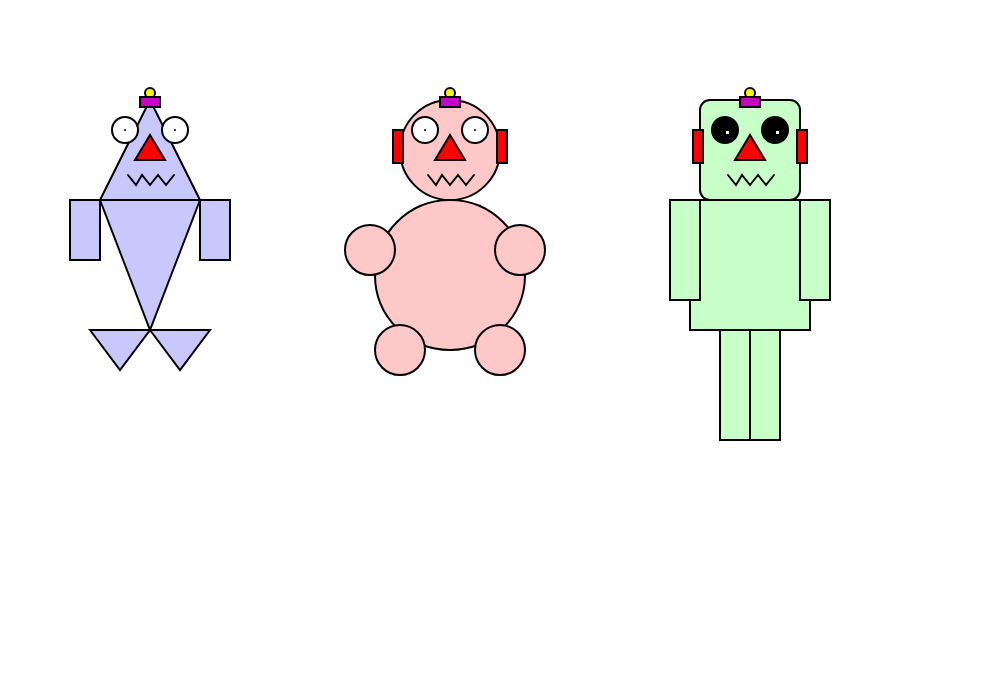
Frame 1 (no input)
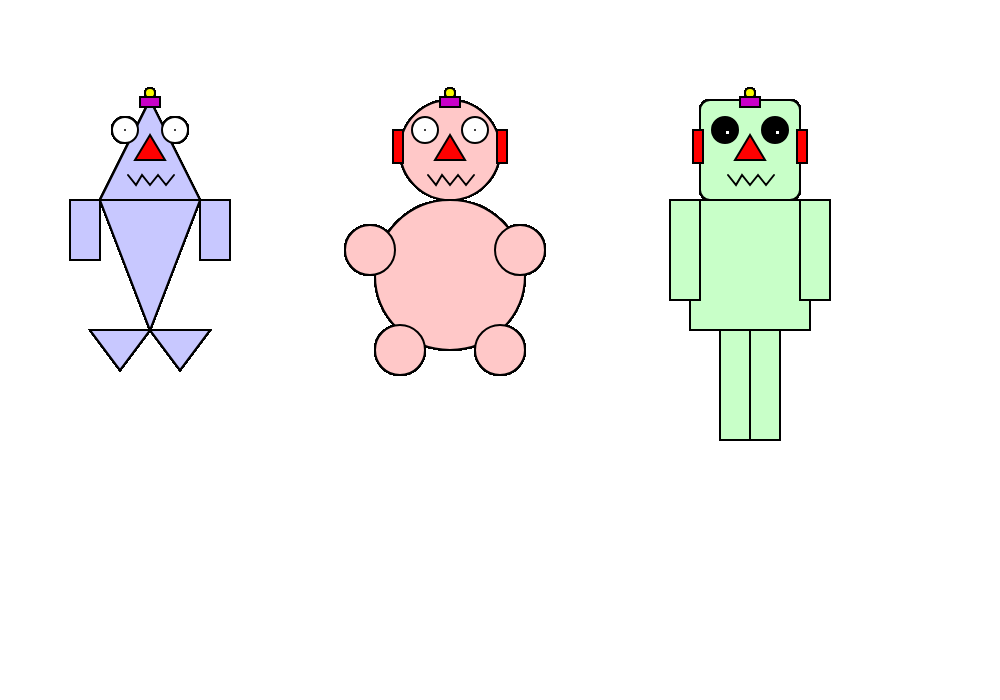
Frame 60 (no input)
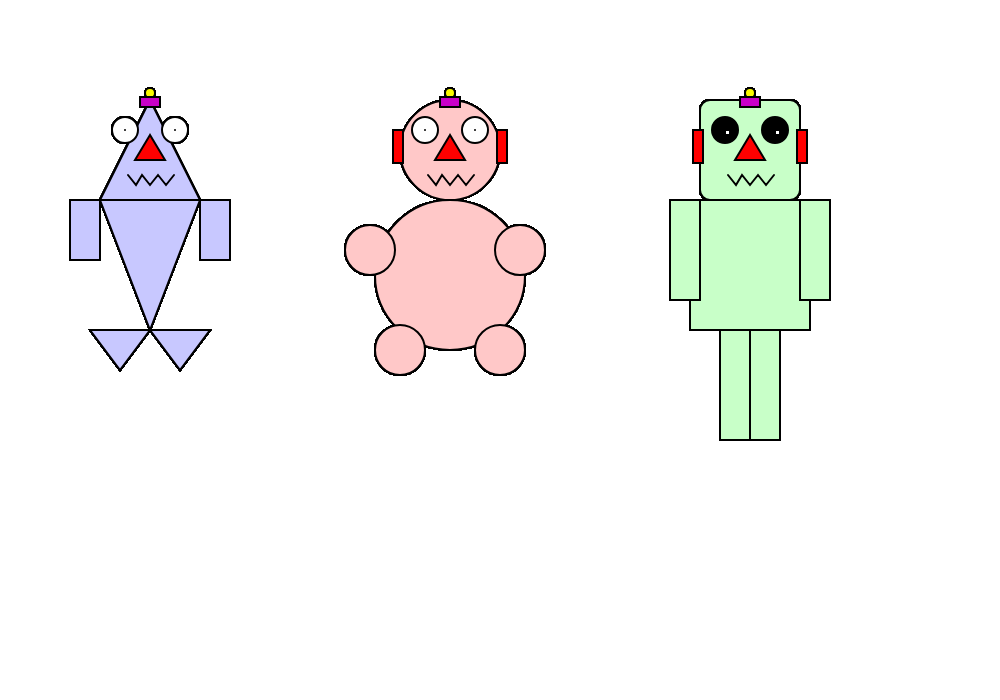
Frame 120 (the mouse pressed at the canvas centre since frame 60)

The p5.js sketch that drew these frames (run headless with seeded random() and noise() and a simulated clock; from frame 60 on, the mouse is pressed at the canvas centre):

// p5.js sketch
// ── sketch.js
function setup()
{
	//create a canvas for the robot
	createCanvas(1000, 700);
}

function draw()
{
	strokeWeight(2);

	//robot body 1 - delete this code and make your own robot body
	fill(200, 200, 255);
	triangle(100,200,150,330,200,200)
	rect(70, 200, 30, 60);
	rect(200, 200, 30, 60);
	triangle(90,330,120,370,150,330)
	triangle(150,330,180,370,210,330)

	//robot body 2 - delete this code and make your own robot body
	fill(255, 200, 200);
	ellipse(450, 275, 150, 150);
	ellipse(370, 250, 50,50);
	ellipse(520, 250, 50,50);
	ellipse(400, 350, 50, 50)
	ellipse(500, 350, 50, 50)

	


	//robot body 3 - delete this code and make your own robot body
	fill(200, 255, 200);
	rect(690, 200, 120, 130);
	rect(670, 200, 30, 100);
	rect(800, 200, 30, 100);
	rect(720, 330, 30, 110);
	rect(750, 330, 30, 110);


	// !!! Draw the robot heads - You shouldn't need to change this code !!!

	//robot head 1
	fill(200, 200, 255);
	triangle(100, 200, 200, 200, 150, 100);
    //robot head 2
	fill(255, 200, 200);
	ellipse(450,150,100,100);
    //robot head 3
	//fill light green
	fill(200, 255, 200);
	rect(700, 100, 100, 100, 10);

	//ears
	fill(255, 0, 0);


	//robot ears 2
	rect(393, 130, 10, 33);
	rect(497, 130, 10, 33);

	//robot ears 3
	rect(693, 130, 10, 33);
	rect(797, 130, 10, 33);



	//robots' antennas
	fill(250, 250, 0);
    // robot antenna 1
	ellipse(150, 93, 10, 10);
    // robot antenna 1
	ellipse(450, 93, 10, 10);
    // robot antenna 1
	ellipse(750, 93, 10, 10);

    //robots' antennas
	fill(200, 0, 200);
    // robot antenna 1
	rect(140, 97, 20, 10);
    // robot antenna 2
	rect(440, 97, 20, 10);
    // robot antenna 3
	rect(740, 97, 20, 10);


	//robot 1's eyes
	fill(255);
	ellipse(125, 130, 26, 26);
	point(125, 130);
	ellipse(175, 130, 26, 26);
	point(175, 130);

	//robot 2's eyes
	ellipse(425, 130, 26, 26);
	point(425, 130);
	ellipse(475, 130, 26, 26);
	point(475, 130);

	//robot 3's eyes
	//fill black
	fill(0);
	ellipse(725, 130, 26, 26);
	ellipse(775, 130, 26, 26);
	fill(255);
	rect(775, 130,5,5);
	rect(725, 130,5,5);

	// point(775, 130);


	//robots' noses
	fill(255, 0, 0);
    //robot 1 nose
	triangle(150, 135, 135, 160, 165, 160);
    //robot 2 nose
	triangle(450, 135, 435, 160, 465, 160);
    //robot 3 nose
	triangle(750, 135, 735, 160, 765, 160);

	//robot 1 mouth
	noFill();
	beginShape();
	vertex(128, 175);
	vertex(136, 185);
	vertex(142, 175);
	vertex(150, 185);
	vertex(158, 175);
	vertex(166, 185);
	vertex(174, 175);
	endShape();

	//robot 2 mouth
	beginShape();
	vertex(428, 175);
	vertex(436, 185);
	vertex(442, 175);
	vertex(450, 185);
	vertex(458, 175);
	vertex(466, 185);
	vertex(474, 175);
	endShape();

	//robot 3 mouth
	beginShape();
	vertex(728, 175);
	vertex(736, 185);
	vertex(742, 175);
	vertex(750, 185);
	vertex(758, 175);
	vertex(766, 185);
	vertex(774, 175);
	endShape();
}
